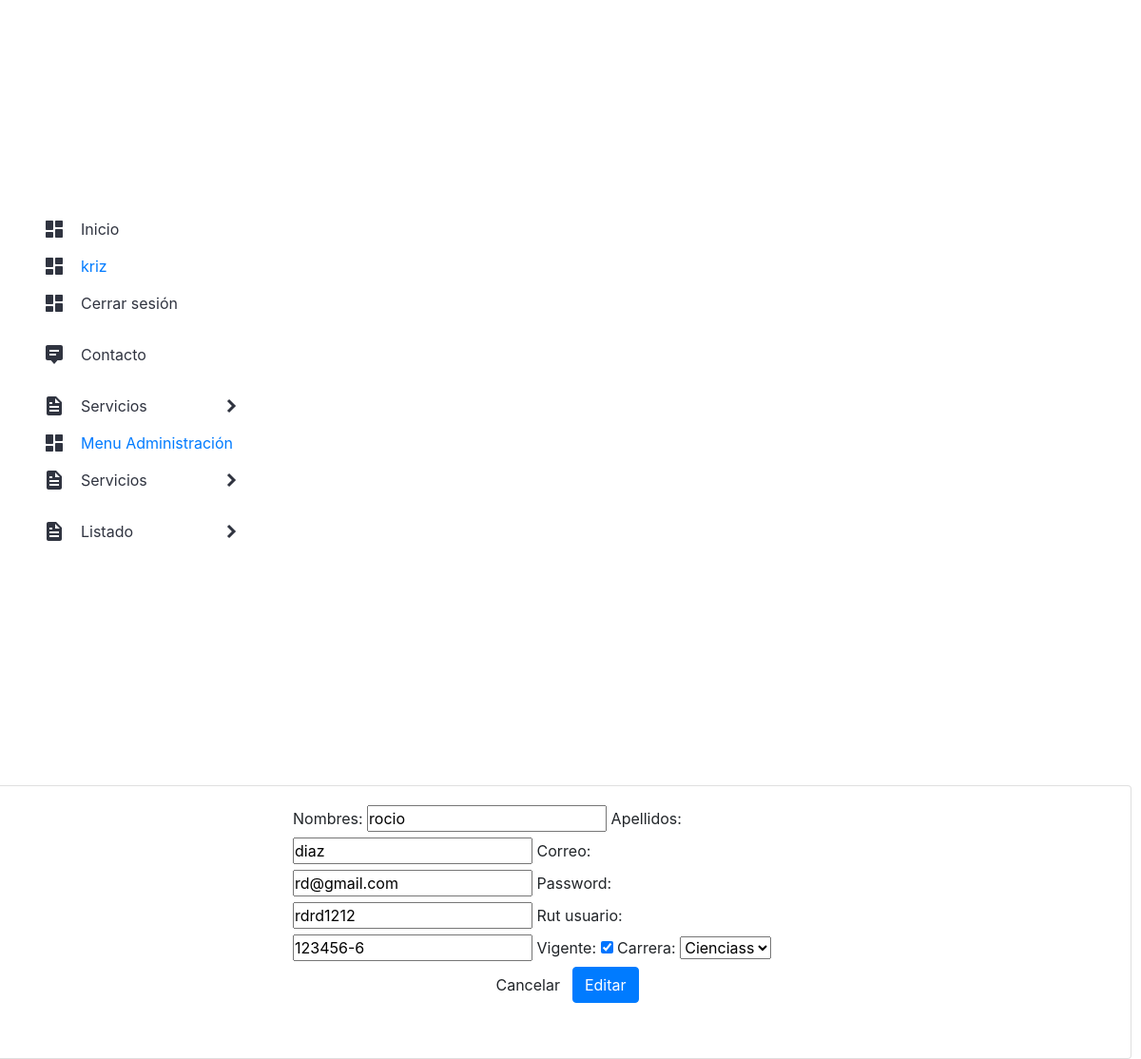
The page /modificar_usuario/12/ (signed in) on the database its author committed.
### app/models.py (models this page shows, shortened)
class Usuario (models.Model):
    nombres = models.CharField(max_length=50)
    apellidos = models.CharField(max_length=50)
    correo = models.CharField(max_length=100)
    password = models.CharField(max_length=60)
    rut_usuario = models.CharField(max_length=50)
    vigente = models.BooleanField()
    carrera = models.ForeignKey(Carrera, on_delete = models.PROTECT)

### app/views.py (the view, shortened to what this page needs)
# urls.py: path('modificar_usuario/<id>/', modificar_usuario, name="modificar_usuario"),
@login_required
def modificar_usuario(request, id):
    usuario = get_object_or_404(Usuario, id=id)
    data={
        'form': UsuarioForm(instance=usuario)
    }
    return render(request, 'app/productos/modificar_usuario.html', data)

### app/forms.py
class UsuarioForm(forms.ModelForm):
    class Meta:
        model = Usuario
        fields = '__all__'

### app/models.py (called while the page is built)
    def __str__(self):
        return self.nombre_carrera

### app/templates/app/productos/modificar_usuario.html (shortened to what this page needs)
{% extends 'app/base.html' %}
{% block contenido %}
<div class="card">
    <div class="card-body">
        <div class="row">
            <div class="col-12 col-md-6 offset-md-3">
                <form action="" method="post">
                    {{form}}
                    <div class="d-flex justify-content-center">
                        <input type="reset" value="Cancelar" class="btn btn-secundary">
                        <input type="submit" value="Editar" class="btn btn-primary">
                    </div>
                </form>
            </div>
        </div>
    </div>
</div>
{% endblock %}

### app/templates/app/base.html (shortened to what this page needs)
<!DOCTYPE html>
<html lang="es">
<head>
    {% load static %}
    <link rel="stylesheet" href="{% static 'app/css/styles.css' %}">
    <link rel="stylesheet" href="https://cdn.jsdelivr.net/npm/bootstrap@4.5.3/dist/css/bootstrap.min.css">
</head>
<body>
    <nav class="nav">
        <ul class="list">
            <li class="list__item">
                <div class="list__button">
                    <img src="{% static 'app/assets/dashboard.svg' %}" class="list__img">
                    <a href="{% url 'Index' %}" class="nav__link">Inicio</a>
                </div>
            </li>
            <li class="list__item">
                <div class="list__button">
                    <img src="{% static 'app/assets/dashboard.svg' %}" class="list__img">
                    <a href="#" class="nav_link">{{ user.username }}</a>
                </div>
            </li>
            <li class="list__item">
                <div class="list__button">
                    <img src="{% static 'app/assets/dashboard.svg' %}" class="list__img">
                    <a href="{% url 'logout' %}" class="nav__link">Cerrar sesión</a>
                </div>
            </li>
            <li class="list__item">
                <div class="list__button">
                    <img src="{% static 'app/assets/message.svg' %}" class="list__img">
                    <a href="{% url 'Contacto' %}" class="nav__link">Contacto</a>
                </div>
            </li>
            {% if user.is_authenticated %}
            <li class="list__item list__item--click">
                <div class="list__button list__button--click">
                    <img src="{% static 'app/assets/docs.svg' %}" class="list__img">
                    <a href="#" class="nav__link">Servicios</a>
                    <img src="{% static 'app/assets/arrow.svg' %}" class="list__arrow">
                </div>
                </li>
            {% if user.is_staff %}
            <li class="list__item">
                <div class="list__button">
                    <img src="{% static 'app/assets/dashboard.svg' %}" class="list__img">
                    <a href="{% url 'menuadmin' %}" class="nav_link">Menu Administración</a>
                </div>
            </li>
            <li class="list__item list__item--click">
                <div class="list__button list__button--click">
                    <img src="{% static 'app/assets/docs.svg' %}" class="list__img">
                    <a href="#" class="nav__link">Servicios</a>
                    <img src="{% static 'app/assets/arrow.svg' %}" class="list__arrow">
                </div>
                </li>
                <li class="list__item list__item--click">
                    <div class="list__button list__button--click">
                        <img src="{% static 'app/assets/docs.svg' %}" class="list__img">
                        <a href="#" class="nav__link">Listado</a>
                        <img src="{% static 'app/assets/arrow.svg' %}" class="list__arrow">
                    </div>
                </li>
            {% endif %}
            {% endif%}
        </ul>
    </nav>
    {% block contenido %}
    {% endblock %}
</body>
</html>

### app/static/app/css/styles.css (style rules this page uses)
* { margin: 0; padding: 0; box-sizing: border-box; }
body { background: #EAEBEF; font-family: 'Poppins', sans-serif; background-image: url(https://espaciocubierto.com/wp-content/uploads/2020/02/Fachada-UCM-7.jpeg); background-repeat: no-repeat; background-attachment: fixed; background-size: cover; height: 20em; }
.nav { width: 300px; }
.nav__link { color: #303440; display: block; padding: 15px 0; text-decoration: none; }
.list { width: 100%; height: 100vh; display: flex; justify-content: center; flex-direction: column; border-radius: 0 16px 16px 0; background: #fff; }
.list__item { list-style: none; width: 100%; text-align: center; overflow: hidden; }
.list__item--click { cursor: pointer; }
.list__button { display: flex; align-items: center; gap: 1em; width: 70%; margin: 0 auto; }
.list__arrow { margin-left: auto; transition: transform .3s; }
.card { display: block; padding: auto; margin: 10px 0 0 -10px; width: 100%; height: 90%; }

### rows shown on the page
Usuario: nombres "rocio", apellidos "diaz", correo "rd@gmail.com", password "rdrd1212", rut_usuario "123456-6", vigente "☑", carrera "Cienciass"

### other values the page prints
{{ user.username }} "kriz"
